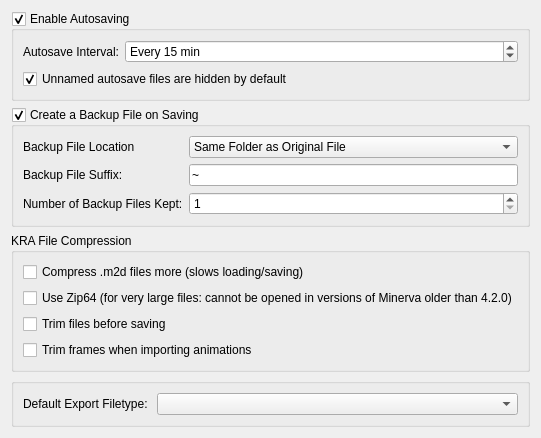
     <widget class="QWidget" name="File">
      <attribute name="title">
       <string>File Handling</string>
      </attribute>
      <layout class="QFormLayout" name="formLayout_4">
       <item row="0" column="0" colspan="2">
        <widget class="QGroupBox" name="m_autosaveCheckBox">
         <property name="title">
          <string>Enable Autosaving</string>
         </property>
         <property name="checkable">
          <bool>true</bool>
         </property>
         <layout class="QFormLayout" name="formLayout_6">
          <item row="0" column="0">
           <widget class="QLabel" name="label_6">
            <property name="text">
             <string>Autosave Interval:</string>
            </property>
           </widget>
          </item>
          <item row="0" column="1">
           <widget class="KisIntParseSpinBox" name="m_autosaveSpinBox">
            <property name="suffix">
             <string comment="Suffix: “Every x min”"> min</string>
            </property>
            <property name="prefix">
             <string comment="Prefix: “Every x min”">Every </string>
            </property>
            <property name="minimum">
             <number>1</number>
            </property>
            <property name="maximum">
             <number>1440</number>
            </property>
            <property name="singleStep">
             <number>5</number>
            </property>
            <property name="value">
             <number>15</number>
            </property>
           </widget>
          </item>
          <item row="1" column="0" colspan="2">
           <widget class="QCheckBox" name="chkHideAutosaveFiles">
            <property name="text">
             <string>Unnamed autosave files are hidden by default</string>
            </property>
            <property name="checked">
             <bool>true</bool>
            </property>
           </widget>
          </item>
         </layout>
        </widget>
       </item>
       <item row="1" column="0" colspan="2">
        <widget class="QGroupBox" name="m_backupFileCheckBox">
         <property name="title">
          <string>Create a Backup File on Saving</string>
         </property>
         <property name="checkable">
          <bool>true</bool>
         </property>
         <layout class="QFormLayout" name="formLayout_5">
          <item row="0" column="0">
           <widget class="QLabel" name="label_13">
            <property name="text">
             <string>Backup File Location</string>
            </property>
           </widget>
          </item>
          <item row="0" column="1">
           <widget class="QComboBox" name="cmbBackupFileLocation">
            <item>
             <property name="text">
              <string>Same Folder as Original File</string>
             </property>
            </item>
            <item>
             <property name="text">
              <string>User Folder</string>
             </property>
            </item>
            <item>
             <property name="text">
              <string>Temporary File Location</string>
             </property>
            </item>
           </widget>
          </item>
          <item row="1" column="0">
           <widget class="QLabel" name="label_8">
            <property name="text">
             <string>Backup File Suffix:</string>
            </property>
           </widget>
          </item>
          <item row="1" column="1">
           <widget class="QLineEdit" name="txtBackupFileSuffix">
            <property name="text">
             <string>~</string>
            </property>
            <property name="maxLength">
             <number>10</number>
            </property>
           </widget>
          </item>
          <item row="2" column="0">
           <widget class="QLabel" name="label_7">
            <property name="text">
             <string>Number of Backup Files Kept:</string>
            </property>
           </widget>
          </item>
          <item row="2" column="1">
           <widget class="QSpinBox" name="intNumBackupFiles">
            <property name="minimum">
             <number>1</number>
            </property>
            <property name="value">
             <number>1</number>
            </property>
           </widget>
          </item>
         </layout>
        </widget>
       </item>
       <item row="2" column="0" colspan="2">
        <widget class="QGroupBox" name="groupBox_2">
         <property name="title">
          <string>KRA File Compression</string>
         </property>
         <layout class="QGridLayout" name="gridLayout_3">
          <item row="1" column="0">
           <widget class="QCheckBox" name="chkZip64">
            <property name="toolTip">
             <string>&lt;html&gt;&lt;head/&gt;&lt;body&gt;&lt;p&gt;Only use this option for &lt;span style=&quot; font-weight:600;&quot;&gt;very&lt;/span&gt; large files: larger than 4 GiB on disk.&lt;/p&gt;&lt;/body&gt;&lt;/html&gt;</string>
            </property>
            <property name="text">
             <string>Use Zip64 (for very large files: cannot be opened in versions of Minerva older than 4.2.0)</string>
            </property>
           </widget>
          </item>
          <item row="0" column="0">
           <widget class="QCheckBox" name="m_chkCompressKra">
            <property name="text">
             <string>Compress .m2d files more (slows loading/saving)</string>
            </property>
           </widget>
          </item>
          <item row="2" column="0">
           <widget class="QCheckBox" name="m_chkTrimKra">
            <property name="toolTip">
             <string extracomment="(information outside the image boundaries will get lost. Saving will be slower.)"/>
            </property>
            <property name="text">
             <string>Trim files before saving</string>
            </property>
           </widget>
          </item>
          <item row="3" column="0">
           <widget class="QCheckBox" name="m_chkTrimFramesImport">
            <property name="toolTip">
             <string extracomment="(information outside the image boundaries will get lost. Importing frames will be slower.)"/>
            </property>
            <property name="text">
             <string>Trim frames when importing animations</string>
            </property>
           </widget>
          </item>
         </layout>
        </widget>
       </item>
       <item row="3" column="0" colspan="2">
        <widget class="QGroupBox" name="m_defaultExportFileTypeBox">
         <layout class="QFormLayout" name="formLayout_15">
          <item row="0" column="0">
           <widget class="QLabel" name="label_22">
            <property name="text">
             <string>Default Export Filetype: </string>
            </property>
           </widget>
          </item>
          <item row="0" column="1">
           <widget class="QComboBox" name="cmbDefaultExportFileType"/>
          </item>
         </layout>
        </widget>
       </item>
      </layout>
     </widget>
